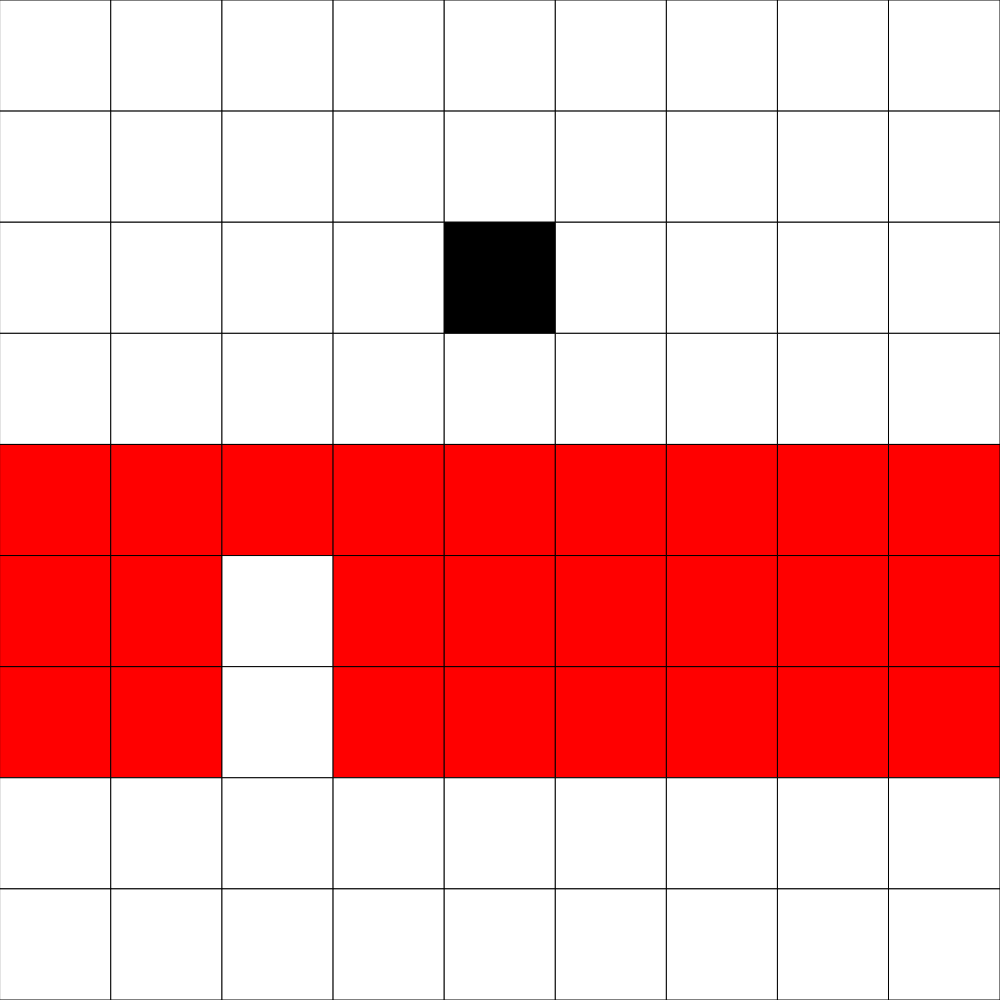
Frame 1 (no input)
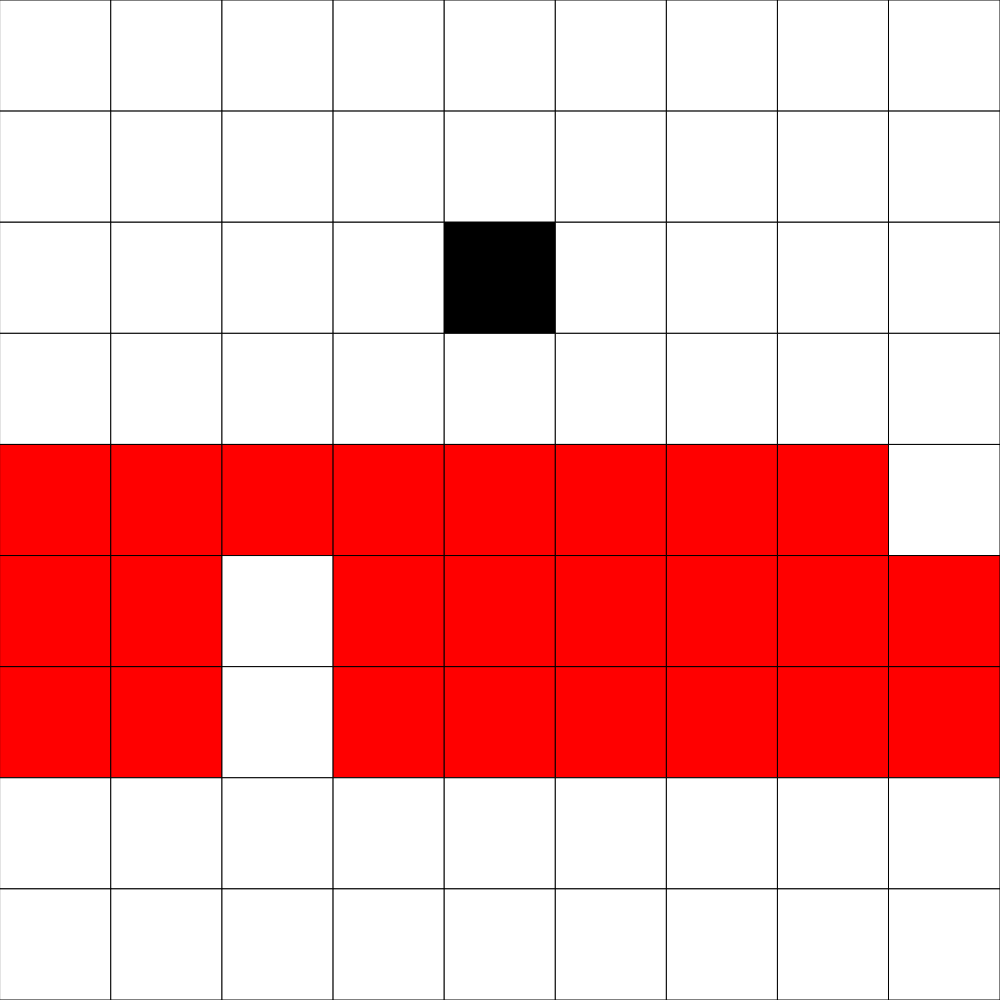
Frame 60 (no input)
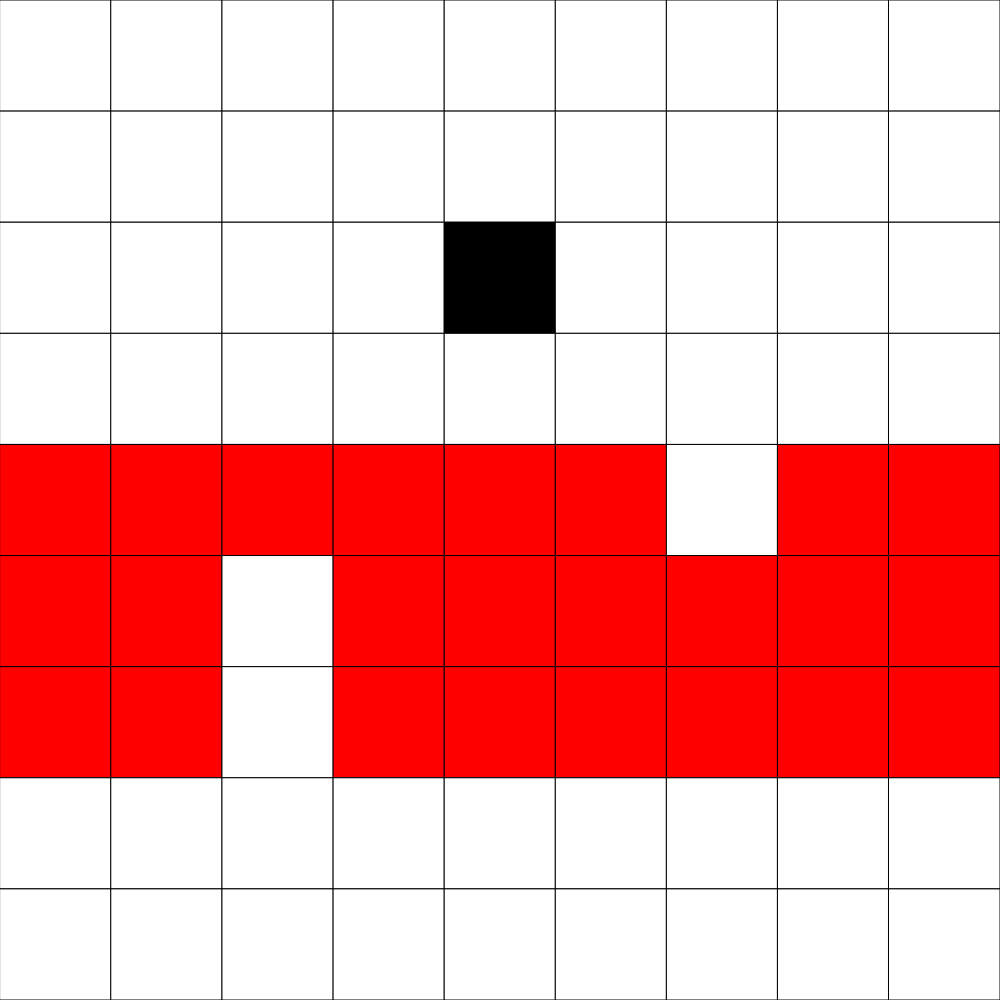
Frame 120 (the mouse pressed at the canvas centre since frame 60)

The p5.js sketch that drew these frames (run headless with seeded random() and noise() and a simulated clock; from frame 60 on, the mouse is pressed at the canvas centre):

// p5.js sketch
// ── sketch.js
// Project Title
// Your Name
// Date
//
// Extra for Experts:
// - describe what you did to take this project "above and beyond"

let gridSize = 9;
let grid;
let cellSize;
let state;
let walls = [];
let timer;

class Timer {
  constructor(timeToWait) {
    this.timeToWait = timeToWait;
    this.startTime = millis();
    this.endTime = this.startTime + this.timeToWait;
  }

  isDone() {
    return millis() >= this.endTime;
  }
}

class Wall {
  constructor(openWallX, wallY, speed, doesItMove) {
    this.openWallX = openWallX;
    this.wallY = wallY;
    this.speed = speed;
    this.doesItMove = doesItMove;
  }

  move() {
    for (let i = 0; i < this.speed; i++) {
      grid[this.wallY].shift();
    }
    let counter = 0;
    for (let i = 0; i < grid[this.wallY].length; i++) {
      if (grid[this.wallY][i] !== 2) {
        counter = 1;
      }
    }
    if (counter === 1) {
      for (let i = 0; i < this.speed; i++) {
        grid[this.wallY].push(2);
      }
    }
    else {
      for (let i = 0; i < this.speed; i++) {
        grid[this.wallY].push(0);
      }
    }
  }
}

function setup() {
  if (windowWidth > windowHeight) {
    createCanvas(windowHeight, windowHeight);
  }
  else {
    createCanvas(windowWidth, windowWidth);
  }
  cellSize = width/gridSize;
  ///Wall Creation

  let wall = new Wall(gridSize + 1, 4, 1, true);
  walls.push(wall);
  wall = new Wall(2, 5, 1, false);
  walls.push(wall);
  wall = new Wall(2, 6, 1, false);
  walls.push(wall);
  
  ///Grid Creation
  grid = create2DArray(gridSize, gridSize);
  for (let y = 0; y < gridSize; y++) {
    if (grid[y].length > gridSize) {
      grid[y].pop();
    }
  }
  state = "gamePlay";
  timer = new Timer(500);
}

function draw() {
  if (state === "gamePlay") {
    displayGrid();
    wallMove();
    deathCheck();
  }
  else if (state === "gameOver") {
    background(255);
    textAlign(CENTER);
    textSize(140);
    fill(0);
    text("Game Over!", width/2, height/2);
    textSize(70);
    text("Press 'R' To Restart!", width/2, height/2 + 100);
  }
}

function wallMove() {
  if (timer.isDone()) {
    for (let i = 0; i < walls.length; i++) {
      if (walls[i].doesItMove) {
        walls[i].move();
      }
    }
    timer = new Timer(500);
  }
}

function deathCheck() {
  let counter = 0;
  for (let y = 0; y < gridSize; y++) {
    for (let x = 0; x < gridSize; x++) {
      if (grid[y][x] === 1) {
        counter = 1;
      }
    }
  }
  if (counter === 0) {
    state = "gameOver";
  }
}

function create2DArray(cols, rows) {
  let emptyArray = [];
  for (let i = 0; i < rows; i++) {
    emptyArray.push([]);
    for (let j = 0; j < cols; j++) {
      ///Wall Create
      for (let w = 0; w < walls.length; w++) {
        if (j !== walls[w].openWallX && i === walls[w].wallY) {
          emptyArray[i][j] = 2;
        }
      }
      ///Player create
      if (j === 4 && i === 2) {
        emptyArray[i].push(1);
      }
      ///Blank Space Create
      else {
        emptyArray[i].push(0);
      }
    }
  }
  return emptyArray;
}

function displayGrid() {
  for (let y = 0; y < gridSize; y++) {
    for (let x = 0; x < gridSize; x++) {
      if (grid[y][x] === 1 || grid[y][x] === 2) {
        if (grid[y][x] === 2) {
          fill(255, 0, 0);
        }
        else {
          fill(0);
        }
      }
      else {
        fill(255);
      }
      rect(x * cellSize, y * cellSize, cellSize, cellSize);
    }
  }
}

function keyPressed() {
  ///Leftwards Movement
  if (key === "a" || key === "A") {
    for (let y = 0; y < gridSize; y++) {
      for (let x = 0; x < gridSize; x++) {
        if (grid[y][x] === 1) {
          if (grid[y][x - 1] === 0) {
            grid[y][x] = 0;
            grid[y][x - 1] = 1;
          }
        }
      }
    }
  }
  ///Rightwards Movement
  if (key === "d" || key === "D") {
    for (let y = 0; y < gridSize; y++) {
      for (let x = 0; x < gridSize; x++) {
        if (grid[y][x] === 1) {
          if (grid[y][x + 1] === 0 && grid[y][x] < gridSize) {
            grid[y][x] = 0;
            grid[y][x + 1] = 1;
            break;
          }
        }
      }
    }
  }
  ///Upwards Movement
  if (key === "w" || key === "W") {
    for (let y = 0; y < gridSize; y++) {
      for (let x = 0; x < gridSize; x++) {
        if (grid[y][x] === 1) {
          if (grid[y - 1][x] === 0) {
            grid[y][x] = 0;
            grid[y - 1][x] = 1;
          }
        }
      }
    }
  }
  ///Downwards Movement
  if (key === "s" || key === "S") {
    for (let y = 0; y < gridSize; y++) {
      let counter = 0;
      for (let x = 0; x < gridSize; x++) {
        if (grid[y][x] === 1) {
          if (grid[y + 1][x] === 0) {
            grid[y][x] = 0;
            grid[y + 1][x] = 1;
            counter = 1;
          }
        }
      }
      if (counter === 1) {
        break;
      }
    }
  }

  //Restart
  if (key === "r" || key === "R") {
    if (state === "gameOver") {
      grid = create2DArray(gridSize, gridSize);
      state = "gamePlay";
    }
  }
}
